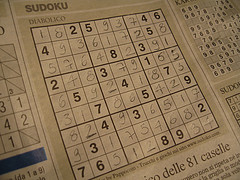
#> input picture tt7/img.jpg, 240 x 180 px
$ python tt7.py   (Python 2 division)
#> lines starting #> are read from the running program, lines starting #| are printed output that depends on the picture; after the words box and inside, x2 and y2 are one past the last pixel; in counts of white or black regions, pixels touching at a corner belong together
import cv2
import numpy as np
from matplotlib import pyplot as plt
import math

def plotImages(titles , images) :
	num = len(titles)
	for i in range(num) :
		plt.subplot(2,int(math.ceil(num/2.)),i+1),plt.imshow(images[i],'gray')
		plt.title(titles[i])
		plt.xticks([]),plt.yticks([])
	plt.show()


def plotImagesWithHist(titles , images) :
	num = len(titles)

	for i in range(0,num) :
		pp = i*2
		plt.subplot(num,2,pp+1),plt.imshow(images[i],'gray'),plt.title(titles[i]),plt.xticks([]),plt.yticks([])
		plt.subplot(num,2,pp+2),plt.hist(images[i].ravel(),256),plt.xticks([]),plt.yticks([])
	plt.show()


img = cv2.imread('img.jpg',0)
#> img: shape (180, 240); min 0, max 193, mean 120.6

# img = cv2.imread('img1.jpg',0)
# img = cv2.medianBlur(img,5)


ret,th1 = cv2.threshold(img, 127, 255, cv2.THRESH_BINARY)
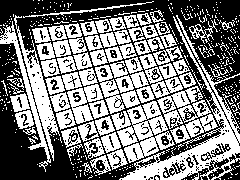
#> th1: shape (180, 240); 49.9% white; 493 white regions (426 under 20 px), largest, box (x1, y1, x2, y2) and area: (119, 15, 240, 180) 3291, (0, 15, 60, 172) 2104, (117, 101, 175, 163) 1668

th2 = cv2.adaptiveThreshold(img, 255, cv2.ADAPTIVE_THRESH_MEAN_C, cv2.THRESH_BINARY,11,2)
#> th2: shape (180, 240); 68.3% white; black in thin lines or dots

th3 = cv2.adaptiveThreshold(img, 255, cv2.ADAPTIVE_THRESH_GAUSSIAN_C, cv2.THRESH_BINARY,11,2)
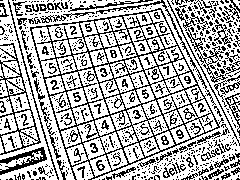
#> th3: shape (180, 240); 67.5% white; black in thin lines or dots


ret4 , th4 = cv2.threshold(img , 0 , 255 , cv2.THRESH_BINARY + cv2.THRESH_OTSU)
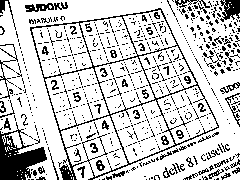
#> th4: shape (180, 240); 79.3% white; black in thin lines or dots
#> ret4 = 103

ret,thresh1 = cv2.threshold(img,127,255,cv2.THRESH_BINARY)
ret,thresh2 = cv2.threshold(img,127,255,cv2.THRESH_BINARY_INV)
ret,thresh3 = cv2.threshold(img,127,255,cv2.THRESH_TRUNC)
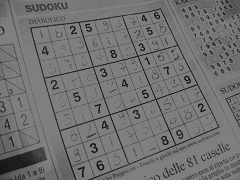
#> thresh3: shape (180, 240); min 0, max 127, mean 113.4
ret,thresh4 = cv2.threshold(img,127,255,cv2.THRESH_TOZERO)
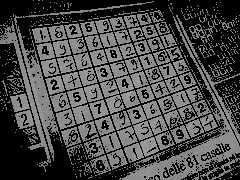
#> thresh4: shape (180, 240); min 0, max 193, mean 70.7
ret,thresh5 = cv2.threshold(img,127,255,cv2.THRESH_TOZERO_INV)
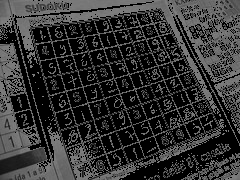
#> thresh5: shape (180, 240); min 0, max 127, mean 49.9


print int(math.ceil(10/2.))
titles = ['Original', 'Global', 'Adaptive Mean', 'Adaptive Gaussian' ,
			'Otsu' , 'Binary' ,'Binart_inv' ,'Trunc' , 'Tozero' , 'Tozero_inv',]
images = [img, th1, th2, th3 , th4 , thresh1 , thresh2 , thresh3 , thresh4 , thresh5]

plotImages(titles , images)
plotImagesWithHist(titles[:3] , images[:3])
#> in plotImagesWithHist, `plt.show()`:
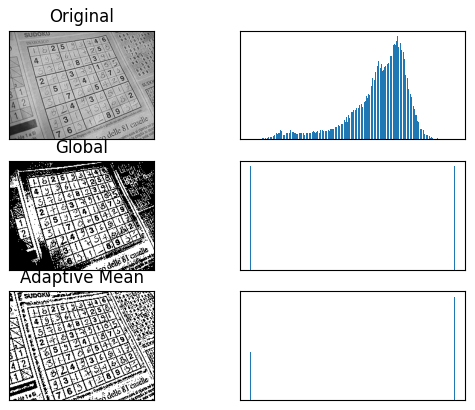
#> figure drawn by matplotlib, 6 panels

$ run again, with tt7/img1.jpg copied over tt7/img.jpg
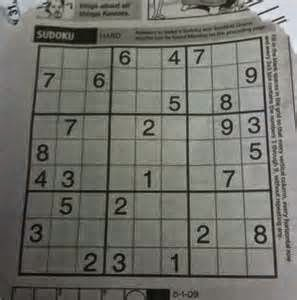
#> input picture tt7/img1.jpg, 297 x 300 px
#> `ret,th1 = cv2.threshold(img, 127, 255, cv2.THRESH_BINARY)`:
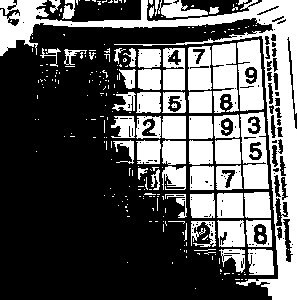
#> th1: shape (300, 297); 35.9% white; 255 white regions (199 under 20 px), largest, box (x1, y1, x2, y2) and area: (0, 0, 297, 300) 10500, (240, 112, 269, 189) 1544, (237, 39, 264, 111) 1430
#> th2: shape (300, 297); 69.8% white; 608 black regions (474 under 20 px), largest, box (x1, y1, x2, y2) and area: (17, 36, 278, 279) 12189, (147, 0, 264, 21) 881, (10, 286, 170, 300) 812
#> th3: shape (300, 297); 71.1% white; black in thin lines or dots
#> th4: shape (300, 297); 58.3% white; 194 black regions (142 under 20 px), largest, box (x1, y1, x2, y2) and area: (0, 24, 278, 300) 32053, (147, 0, 249, 20) 652, (75, 2, 133, 19) 588
#> ret4 = 107
#> `ret,thresh5 = cv2.threshold(img,127,255,cv2.THRESH_TOZERO_INV)`:
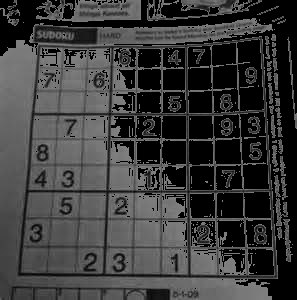
#> thresh5: shape (300, 297); min 0, max 127, mean 58.9
